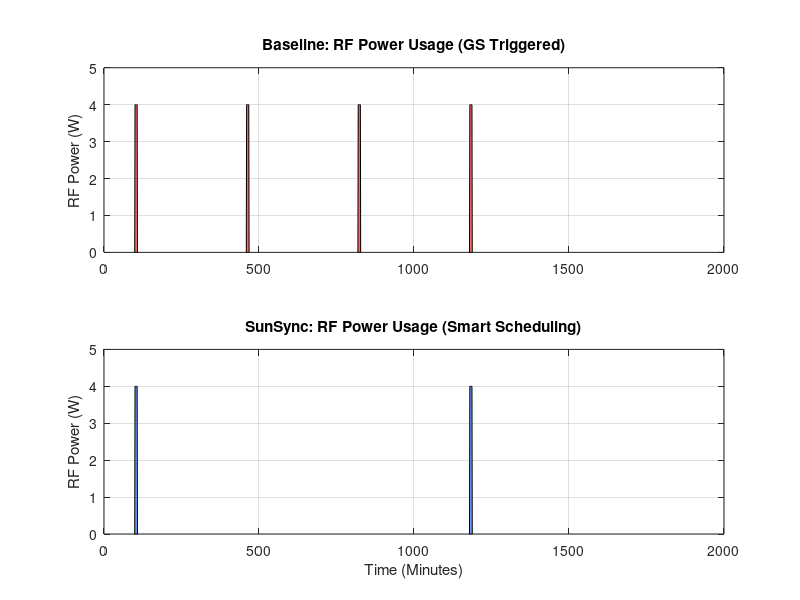

MATLAB code to generate this figure:
% Simulation 3: RF Duty Cycle
function simulation_3_rf_duty_cycle()

    duration_hrs = 24;
    dt_min = 1;
    steps = duration_hrs * 60;
    batt_cap = 20;

    solar_watts = 2.0;
    P_rf_tx = 4.0;
    P_mcu_active = 0.05;
    P_mcu_sleep = 0.002;
    P_sens_idle = 0.005;
    orbit_period = 95;
    sunlight_dur = 60;

    fprintf('Running RF Analysis...\n');
    [~, ~, rf_base, ~, ~, ~] = run_sim_logic(steps, dt_min, 'Baseline', 100, batt_cap, ...
        orbit_period, sunlight_dur, solar_watts, P_mcu_active, P_mcu_sleep, P_sens_idle, P_rf_tx);
    [~, ~, rf_sun, ~, ~, ~] = run_sim_logic(steps, dt_min, 'SunSync', 100, batt_cap, ...
        orbit_period, sunlight_dur, solar_watts, P_mcu_active, P_mcu_sleep, P_sens_idle, P_rf_tx);

    time_min = 0:dt_min:(steps*dt_min - dt_min);

    figure('Name', 'Sim 3: RF Duty Cycle', 'Color', 'w' , 'Position' , [50 50 1400 700]);

    subplot(2,1,1);
    area(time_min, rf_base, 'FaceColor', [1 0.4 0.4]);
    title('Baseline: RF Power Usage (GS Triggered)');
    ylabel('RF Power (W)');
    ylim([0 5]); grid on;

    subplot(2,1,2);
    area(time_min, rf_sun, 'FaceColor', [0.4 0.6 1]);
    title('SunSync: RF Power Usage (Smart Scheduling)');
    xlabel('Time (Minutes)'); ylabel('RF Power (W)');
    ylim([0 5]); grid on;

    active_time_base = sum(rf_base > 0.1) * dt_min;
    active_time_sun = sum(rf_sun > 0.1) * dt_min;

    rf_energy_base = sum(rf_base) * dt_min / 60;
    rf_energy_sun = sum(rf_sun) * dt_min / 60;

    fprintf('\n--- Simulation 3 Results ---\n');
    fprintf('Metric           | Baseline | SunSync\n');
    fprintf('-----------------|----------|--------\n');
    fprintf('RF Active Time   | %6.1f m | %6.1f m\n', active_time_base, active_time_sun);
    fprintf('RF Energy Consum | %6.2f Wh| %6.2f Wh\n', rf_energy_base, rf_energy_sun);
    fprintf('Energy Savings   |   N/A    | %6.1f %%\n', (1 - rf_energy_sun/rf_energy_base)*100);
end

function [time, p_solar, p_rf, p_total, soc, queue] = run_sim_logic(steps, dt, mode, init_soc, cap_wh, orbit_period, sunlight_dur, solar_watts, P_mcu_a, P_mcu_s, P_sens, P_rf_tx)
    time = (0:steps-1) * dt;

    soc = zeros(1, steps);
    queue = zeros(1, steps);
    p_solar = zeros(1, steps);
    p_rf = zeros(1, steps);
    p_total = zeros(1, steps);

    pass_starts = [100, 460, 820, 1180]; pass_dur = 8;
    cur_soc = init_soc; cur_queue = 0; data_rate = 1;

    for t = 1:steps
        tm = (t-1)*dt;
        is_sun = mod(tm, orbit_period) < sunlight_dur;
        is_pass = any(tm >= pass_starts & tm < pass_starts + pass_dur);
        cur_queue = cur_queue + data_rate;

        tx = false; mcu = false;

        if strcmp(mode, 'Baseline')
            if is_pass
                tx = true;
            end
        else
            if is_pass && is_sun && cur_soc > 30
                tx = true;
            end
        end
        mcu = tx;

        p_in = is_sun * solar_watts;
        p_m = mcu*P_mcu_a + (~mcu)*P_mcu_s;
        p_rf_cur = 0;
        if tx
            drain = 10; cur_queue = max(0, cur_queue - drain);
            p_rf_cur = P_rf_tx;
        else
            p_rf_cur = 0;
        end
        p_out = p_m + P_sens + p_rf_cur;
        cur_soc = cur_soc + ((p_in - p_out)*(dt/60)/cap_wh)*100;
        cur_soc = max(0, min(100, cur_soc));

        soc(t)=cur_soc; queue(t)=cur_queue; p_solar(t)=p_in; p_rf(t)=p_rf_cur; p_total(t)=p_out;
    end
end
